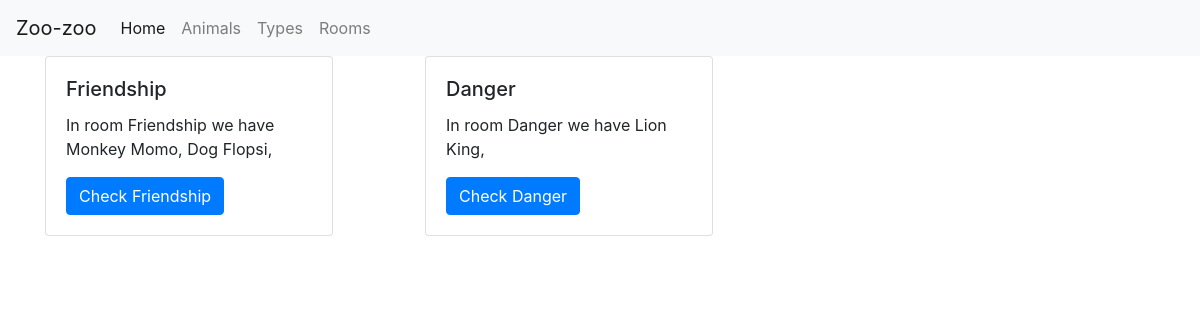
The app's page /animal/rooms with its own data.
### animal/models.py (models this page shows, shortened)
class Room(models.Model):
    name = models.CharField(max_length = 64)
    animals = models.ManyToManyField(Animal, blank = True)

class Animal(models.Model):
    name = models.CharField(max_length = 64)
    type = models.ForeignKey(Type, on_delete = models.CASCADE)
    comments = models.ManyToManyField(Comment, blank = True)
    def __str__(self):
        return (str(self.type) + ' ' + self.name)

class Type(models.Model):
    name = models.CharField(max_length = 64)
    language = models.CharField(max_length = 64)
    def __str__(self):
        return (self.name)

### animal/views.py (the view)
# urls.py: path('rooms',views.rooms, name = 'rooms'),
def rooms(request):
    context = dict()
    rooms = Room.objects.all()
    context['rooms'] = rooms
    return render(request, 'animal/rooms.html', context)

### templates/animal/rooms.html (shortened to what this page needs)
{% extends "animal/base.html" %}
{% block body%}
  <div class="container">
    <div class="row">
      {% for room in rooms %}
      <div class="col-4">
        <div class="card" style="width: 18rem;">
          <div class="card-body">
            <h5 class="card-title">{{room.name}}</h5>
            <p class="card-text"> In room {{room.name}} we have
              {% for animal in room.animals.all%}
                {{animal}},
              {% endfor %}
            </p>
            <a href="#" class="btn btn-primary">Check {{room.name}}</a>
          </div>
        </div>
      </div>
      {% endfor %}
    </div>
  </div>
{% endblock %}

### records on screen
Room: name "Friendship"
Animal: type+name "Monkey Momo"
Animal: type+name "Dog Flopsi"
Room: name "Danger"
Animal: type+name "Lion King"
